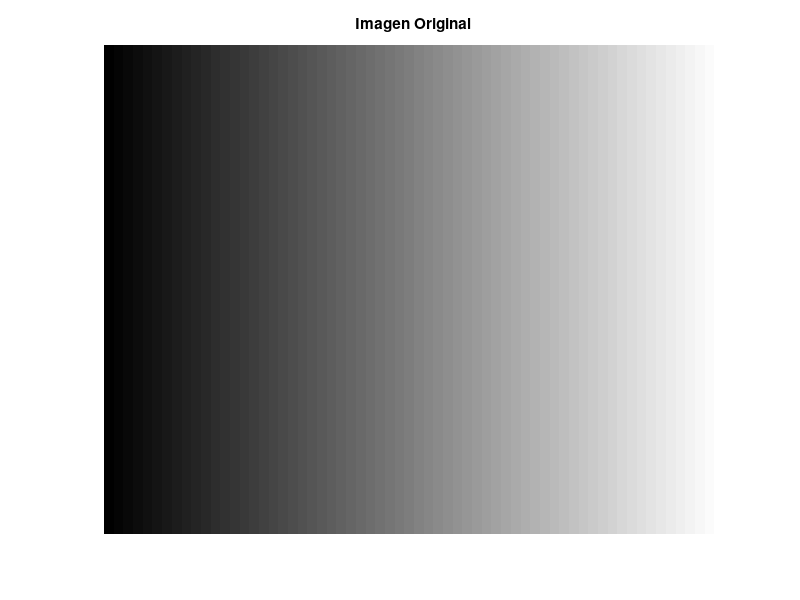

MATLAB code for this plot: (Note: this script raises an error after producing the figure.)
% Punto 2: Escala de Grises (0:255) Transformacion 2

clc

% Matriz de constantes (Colores 0-255)
m = linspace(0, 255, 256);
C = ones(length(m), 1) * m;

figure 
imagesc(C)
title("Imagen Original")
axis off
colormap gray
saveas(gcf, 'p1_p2_Im_Or.png')

% Creamos la malla compleja (Coordenadas) asociada a la imagen anterior
Mc = Malla_Compleja(C); 

% Definimos la Transformacion ZT = Z .* exp(1i * theta)
T = @(Z, theta) Z .* exp(1i * theta);
% theta puede tomar valores en el intervalo (-2*pi, 2*pi)

% Aplicamos la Transformacion de Coordenadas
th = pi;
Mc_rot = T(Mc, th);

% Graficamos la Imagen Transformada
Graficar(C, Mc_rot, "Imagen Transformada: ZT = Z .* exp(1i * theta)", 'p2_Im_Trans.png');

% Verificamos la Inversa
T_INV = @(Z, theta) Z .* exp(-1i * theta);
Mc_inv = T_INV(Mc_rot, th);
Graficar(C, Mc_inv, "Inversa Imagen Transformada con: ZT = Z .* exp(-1i * theta)", 'p2_Im_Trans_Inv.png');

